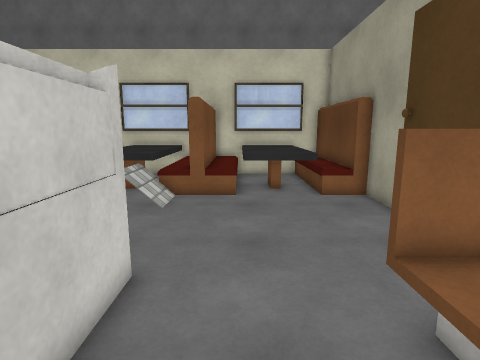
[1] (above)

14 first-person views from a walk through a scene from a Unity 3-D project. The camera is 1.5 m above the floor, tilts 10° down and sees 80° across. The floor is counted in squares, 0.5 m on a side. Each view is taken from the middle of a square. On the plan, view 1 faces up. The plan holds only what a view shows up to about 20 squares ahead; the rest is blank. The place goes on beyond the plan. The player is left out. Some surface patterns are stand-ins.

[2]
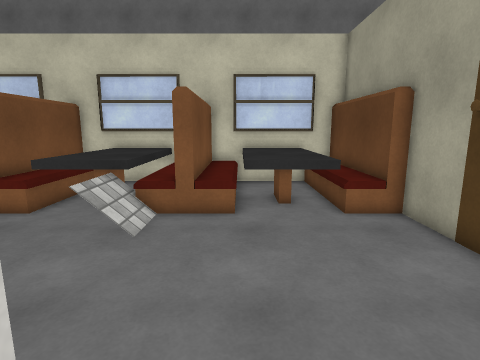

[3]
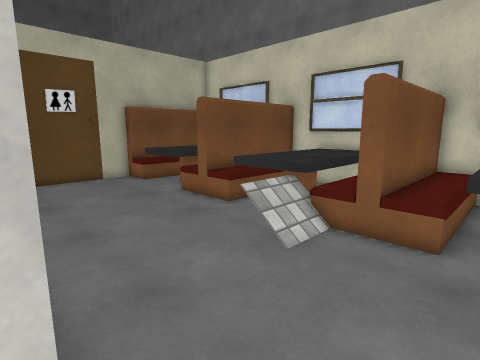

[4]
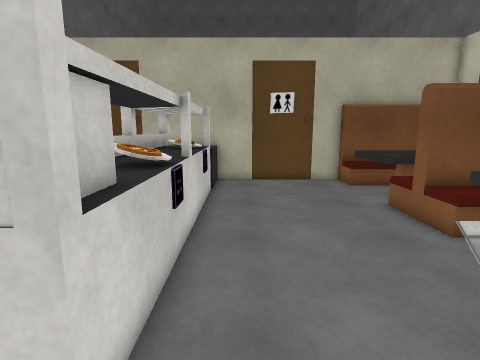

[5]
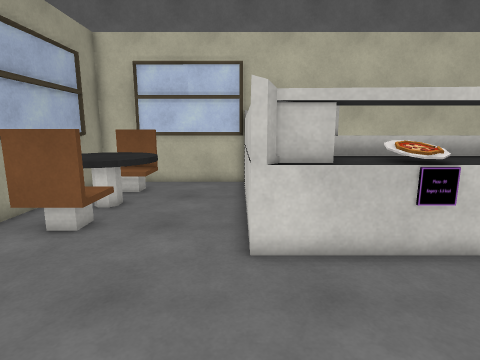

[6]
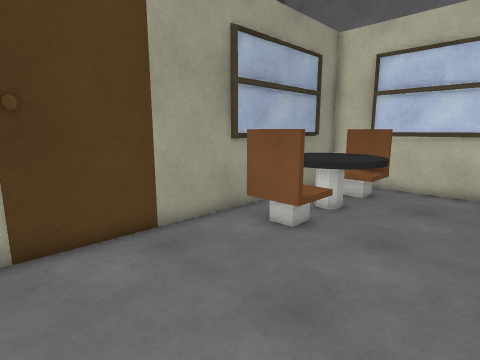

[7]
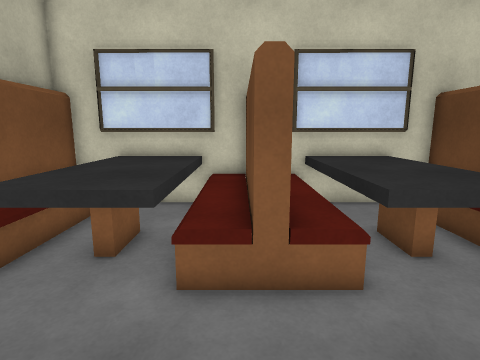

[8]
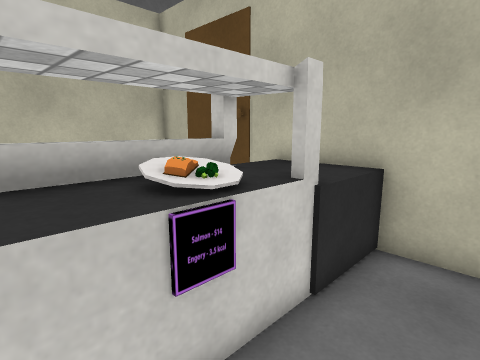

[9]
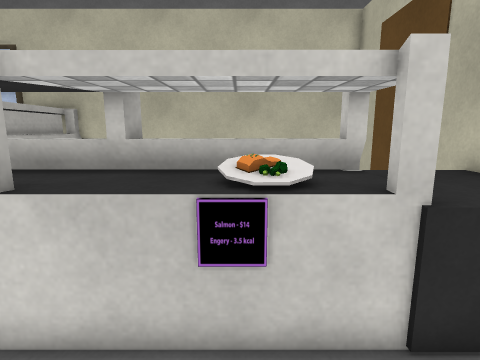

[10]
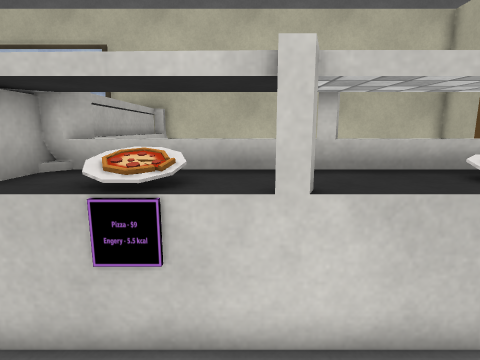

[11]
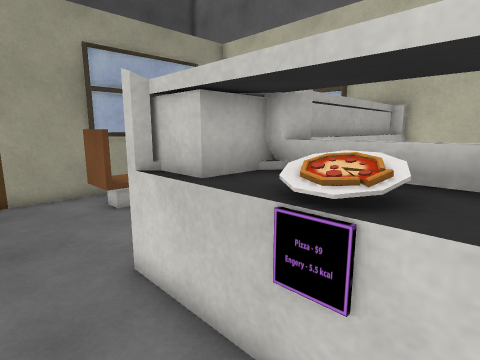

[12]
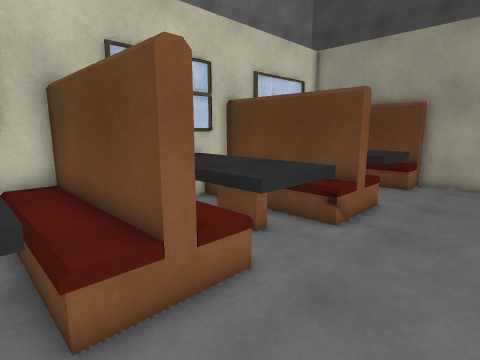

[13]
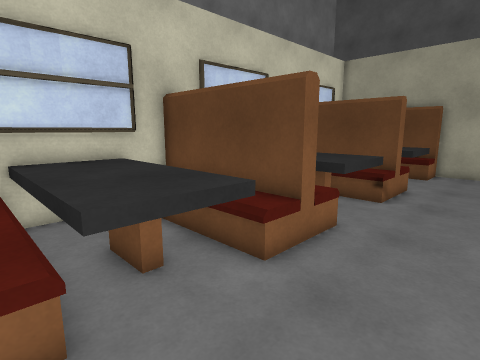

[14]
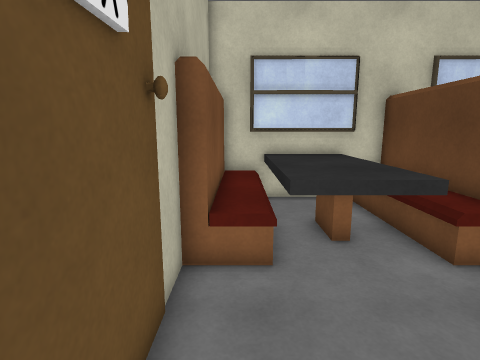

### Floor plan
Key: @ floor where view 1 was taken; # wall or solid block; x gap in a wall; . main floor; : floor 0.5 m higher than the main floor; + floor 1 m higher than the main floor; / step, stairs or slope; = window, fence, low wall or low ledge; ^ raised ledge; v drop or lower ground; B block; O other object.
Columns run from 17 left of view 1 to 6 right of it. Each row starts with its distance up from view 1.
 20 ##OOOOO##OOOOOO##OOOOO#
 19 #^OOOOO^^OOOOO #^OOOOO^
 18 #^^^^^^^^:+++/ #^^^^^^^
 17 #^^^^^^^^:+++/:#^^^^^^^
 16 #^^^^^^^^:+++/:#^^^^^^^
 15 #^^^^^^^^:+++/:#^^^^^^^
 14 #^^^^^^^^:+++/:#^^^^^^^
 13 #^^^^^^^x:v+///#^^^^^^^#
 12 #...........//.........#
 11 #...........=/.........#
 10 #......................#
  9 #......................#
  8 #......................#
  7 #......................#
  6 BBBB====#=====#........#
  5 BBB#############.......#
  4 BBB########### ^....==.#
  3 BBB#^^^#^^^^## ^....::.#
  2 BBB         ## ^...v++v#
  1 #           ## ^..=+++ #
  0 #           ## ^.@=+++=#
 -1 #           ## ^...=+/ #
 -2 #           ## ^....:: #
 -3 #           ## ^...#== #
 -4 ############## OOOOOOO##
 -5              # OOOOOOO

Where each view was taken, in squares from view 1:
view 1: 0 up, 0 right, facing up
view 2: 3 up, 0 right, facing up
view 3: 5 up, 1 right, facing up-left
view 4: 7 up, 0 right, facing left
view 5: 12 up, 2 left, facing down
view 6: 11 up, 2 left, facing down-right
view 7: 8 up, 10 left, facing up
view 8: 8 up, 10 left, facing down-left
view 9: 9 up, 12 left, facing down
view 10: 9 up, 8 left, facing down
view 11: 8 up, 8 left, facing down-right
view 12: 9 up, 12 left, facing up-right
view 13: 9 up, 16 left, facing up-right
view 14: 7 up, 16 left, facing up
